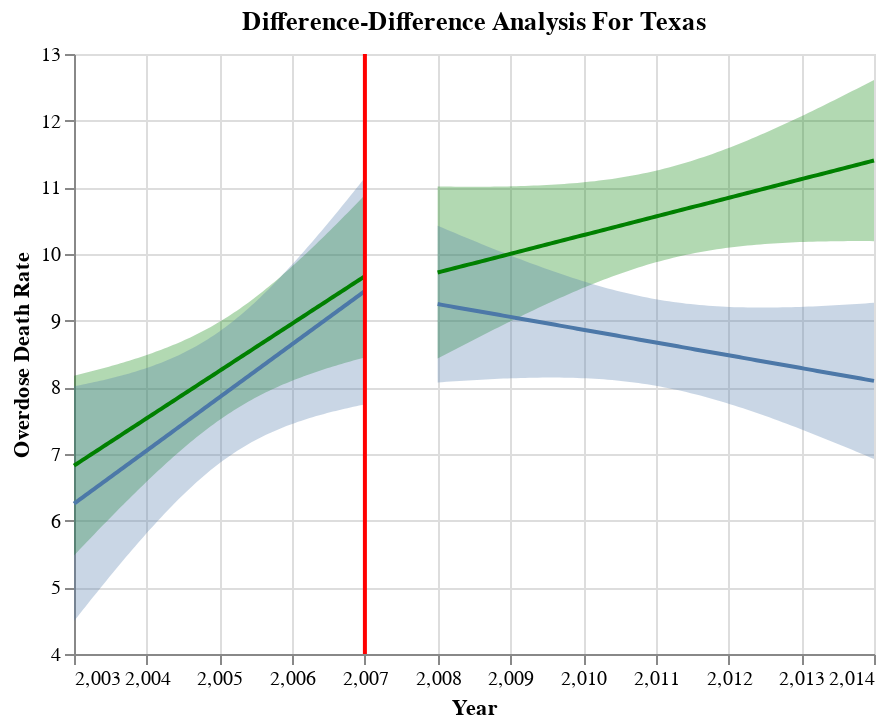

Here is the notebook cell this chart was saved with:
### Code cell
xvar= "year"
yvar="death_rate"
analysis = "Difference-Difference Analysis For Texas"
target = "Overdose Death Rate"
chart = diff_diff(death_df, yvar, xvar, 2007, analysis, target, alpha=0.05)
chart

### Figure 1 — Vega-Lite specification as saved in the notebook (floating-point values rounded to 4 significant figures)
{"config": {"view": {"continuousWidth": 400, "continuousHeight": 300}}, "layer": [{"data": {"name": "data-061af8bb29999c7f2bebb8d0cbf6c5f3"}, "mark": {"type": "errorband", "color": "green"}, "encoding": {"x": {"field": "year", "type": "quantitative"}, "y": {"axis": {"title": "Overdose Death Rate"}, "field": "ci_low", "type": "quantitative"}, "y2": {"field": "ci_high"}}}, {"data": {"name": "data-f90c866b4ab3c7da3898c65164dfd3fc"}, "mark": {"type": "errorband", "color": "green"}, "encoding": {"x": {"field": "year", "type": "quantitative"}, "y": {"axis": {"title": "Overdose Death Rate"}, "field": "ci_low", "type": "quantitative"}, "y2": {"field": "ci_high"}}}, {"data": {"name": "data-a65b6a53d240c9ed2c9a8b20940c8019"}, "mark": "errorband", "encoding": {"x": {"field": "year", "type": "quantitative"}, "y": {"axis": {"title": "Overdose Death Rate"}, "field": "ci_low", "type": "quantitative"}, "y2": {"field": "ci_high"}}}, {"data": {"name": "data-1a548a3b24ed98e3fd355acd2255c828"}, "mark": "errorband", "encoding": {"x": {"field": "year", "type": "quantitative"}, "y": {"axis": {"title": "Overdose Death Rate"}, "field": "ci_low", "type": "quantitative"}, "y2": {"field": "ci_high"}}}, {"data": {"name": "data-061af8bb29999c7f2bebb8d0cbf6c5f3"}, "mark": {"type": "line", "color": "green"}, "encoding": {"x": {"field": "year", "type": "quantitative"}, "y": {"field": "death_rate", "scale": {"zero": false}, "type": "quantitative"}}}, {"data": {"name": "data-a65b6a53d240c9ed2c9a8b20940c8019"}, "mark": "line", "encoding": {"x": {"field": "year", "type": "quantitative"}, "y": {"field": "death_rate", "scale": {"zero": false}, "type": "quantitative"}}}, {"data": {"name": "data-f90c866b4ab3c7da3898c65164dfd3fc"}, "mark": {"type": "line", "color": "green"}, "encoding": {"x": {"field": "year", "type": "quantitative"}, "y": {"field": "death_rate", "scale": {"zero": false}, "type": "quantitative"}}}, {"data": {"name": "data-1a548a3b24ed98e3fd355acd2255c828"}, "mark": "line", "encoding": {"x": {"field": "year", "title": "Year", "type": "quantitative"}, "y": {"field": "death_rate", "type": "quantitative"}}}, {"data": {"name": "data-d625a43cca235c1e9ceabc0e922fc9ef"}, "mark": {"type": "rule", "color": "red", "strokeWidth": 2}, "encoding": {"x": {"field": "x", "type": "quantitative"}}}], "title": "Difference-Difference Analysis For Texas", "$schema": "https://vega.github.io/schema/vega-lite/v4.17.0.json", "datasets": {"data-061af8bb29999c7f2bebb8d0cbf6c5f3": [{"year": 2003.0, "death_rate": 6.826, "ci_low": 5.478, "ci_high": 8.173}, {"year": 2003.0, "death_rate": 6.854, "ci_low": 5.524, "ci_high": 8.184}, {"year": 2003.0, "death_rate": 6.882, "ci_low": 5.57, "ci_high": 8.195}, {"year": 2003.0, "death_rate": 6.911, "ci_low": 5.616, "ci_high": 8.206}, {"year": 2003.0, "death_rate": 6.939, "ci_low": 5.661, "ci_high": 8.217}, {"year": 2003.0, "death_rate": 6.968, "ci_low": 5.707, "ci_high": 8.228}, {"year": 2003.0, "death_rate": 6.996, "ci_low": 5.753, "ci_high": 8.239}, {"year": 2003.0, "death_rate": 7.024, "ci_low": 5.798, "ci_high": 8.251}, {"year": 2003.0, "death_rate": 7.053, "ci_low": 5.843, "ci_high": 8.263}, {"year": 2003.0, "death_rate": 7.081, "ci_low": 5.888, "ci_high": 8.274}, {"year": 2003.0, "death_rate": 7.11, "ci_low": 5.933, "ci_high": 8.286}, {"year": 2003.0, "death_rate": 7.138, "ci_low": 5.978, "ci_high": 8.298}, {"year": 2003.0, "death_rate": 7.167, "ci_low": 6.023, "ci_high": 8.31}, {"year": 2004.0, "death_rate": 7.195, "ci_low": 6.067, "ci_high": 8.323}, {"year": 2004.0, "death_rate": 7.223, "ci_low": 6.112, "ci_high": 8.335}, {"year": 2004.0, "death_rate": 7.252, "ci_low": 6.156, "ci_high": 8.348}, {"year": 2004.0, "death_rate": 7.28, "ci_low": 6.2, "ci_high": 8.361}, {"year": 2004.0, "death_rate": 7.309, "ci_low": 6.244, "ci_high": 8.374}, {"year": 2004.0, "death_rate": 7.337, "ci_low": 6.287, "ci_high": 8.387}, {"year": 2004.0, "death_rate": 7.365, "ci_low": 6.331, "ci_high": 8.4}, {"year": 2004.0, "death_rate": 7.394, "ci_low": 6.374, "ci_high": 8.414}, {"year": 2004.0, "death_rate": 7.422, "ci_low": 6.417, "ci_high": 8.428}, {"year": 2004.0, "death_rate": 7.451, "ci_low": 6.459, "ci_high": 8.442}, {"year": 2004.0, "death_rate": 7.479, "ci_low": 6.502, "ci_high": 8.456}, {"year": 2004.0, "death_rate": 7.507, "ci_low": 6.544, "ci_high": 8.471}, {"year": 2004.0, "death_rate": 7.536, "ci_low": 6.586, "ci_high": 8.486}, {"year": 2004.0, "death_rate": 7.564, "ci_low": 6.628, "ci_high": 8.501}, {"year": 2004.0, "death_rate": 7.593, "ci_low": 6.669, "ci_high": 8.516}, {"year": 2004.0, "death_rate": 7.621, "ci_low": 6.71, "ci_high": 8.532}, {"year": 2004.0, "death_rate": 7.65, "ci_low": 6.751, "ci_high": 8.548}, {"year": 2004.0, "death_rate": 7.678, "ci_low": 6.792, "ci_high": 8.564}, {"year": 2004.0, "death_rate": 7.706, "ci_low": 6.832, "ci_high": 8.581}, {"year": 2004.0, "death_rate": 7.735, "ci_low": 6.871, "ci_high": 8.598}, {"year": 2004.0, "death_rate": 7.763, "ci_low": 6.911, "ci_high": 8.616}, {"year": 2004.0, "death_rate": 7.792, "ci_low": 6.95, "ci_high": 8.633}, {"year": 2004.0, "death_rate": 7.82, "ci_low": 6.988, "ci_high": 8.652}, {"year": 2004.0, "death_rate": 7.848, "ci_low": 7.027, "ci_high": 8.67}, {"year": 2004.0, "death_rate": 7.877, "ci_low": 7.064, "ci_high": 8.689}, {"year": 2005.0, "death_rate": 7.905, "ci_low": 7.102, "ci_high": 8.709}, {"year": 2005.0, "death_rate": 7.934, "ci_low": 7.139, "ci_high": 8.729}, {"year": 2005.0, "death_rate": 7.962, "ci_low": 7.175, "ci_high": 8.749}, {"year": 2005.0, "death_rate": 7.991, "ci_low": 7.211, "ci_high": 8.77}, {"year": 2005.0, "death_rate": 8.019, "ci_low": 7.246, "ci_high": 8.792}, {"year": 2005.0, "death_rate": 8.047, "ci_low": 7.281, "ci_high": 8.813}, {"year": 2005.0, "death_rate": 8.076, "ci_low": 7.316, "ci_high": 8.836}, {"year": 2005.0, "death_rate": 8.104, "ci_low": 7.349, "ci_high": 8.859}, {"year": 2005.0, "death_rate": 8.133, "ci_low": 7.383, "ci_high": 8.883}, {"year": 2005.0, "death_rate": 8.161, "ci_low": 7.415, "ci_high": 8.907}, {"year": 2005.0, "death_rate": 8.189, "ci_low": 7.448, "ci_high": 8.931}, {"year": 2005.0, "death_rate": 8.218, "ci_low": 7.479, "ci_high": 8.957}, {"year": 2005.0, "death_rate": 8.246, "ci_low": 7.51, "ci_high": 8.982}, {"year": 2005.0, "death_rate": 8.275, "ci_low": 7.54, "ci_high": 9.009}, {"year": 2005.0, "death_rate": 8.303, "ci_low": 7.57, "ci_high": 9.036}, {"year": 2005.0, "death_rate": 8.332, "ci_low": 7.599, "ci_high": 9.064}, {"year": 2005.0, "death_rate": 8.36, "ci_low": 7.628, "ci_high": 9.092}, {"year": 2005.0, "death_rate": 8.388, "ci_low": 7.656, "ci_high": 9.121}, {"year": 2005.0, "death_rate": 8.417, "ci_low": 7.683, "ci_high": 9.15}, {"year": 2005.0, "death_rate": 8.445, "ci_low": 7.71, "ci_high": 9.18}, {"year": 2005.0, "death_rate": 8.474, "ci_low": 7.736, "ci_high": 9.211}, {"year": 2005.0, "death_rate": 8.502, "ci_low": 7.762, "ci_high": 9.242}, {"year": 2005.0, "death_rate": 8.53, "ci_low": 7.787, "ci_high": 9.274}, {"year": 2005.0, "death_rate": 8.559, "ci_low": 7.811, "ci_high": 9.307}, {"year": 2005.0, "death_rate": 8.587, "ci_low": 7.835, "ci_high": 9.34}, {"year": 2006.0, "death_rate": 8.616, "ci_low": 7.858, "ci_high": 9.373}, {"year": 2006.0, "death_rate": 8.644, "ci_low": 7.881, "ci_high": 9.407}, {"year": 2006.0, "death_rate": 8.672, "ci_low": 7.903, "ci_high": 9.442}, {"year": 2006.0, "death_rate": 8.701, "ci_low": 7.925, "ci_high": 9.477}, {"year": 2006.0, "death_rate": 8.729, "ci_low": 7.946, "ci_high": 9.513}, {"year": 2006.0, "death_rate": 8.758, "ci_low": 7.967, "ci_high": 9.549}, {"year": 2006.0, "death_rate": 8.786, "ci_low": 7.987, "ci_high": 9.585}, {"year": 2006.0, "death_rate": 8.815, "ci_low": 8.007, "ci_high": 9.623}, {"year": 2006.0, "death_rate": 8.843, "ci_low": 8.026, "ci_high": 9.66}, {"year": 2006.0, "death_rate": 8.871, "ci_low": 8.045, "ci_high": 9.698}, {"year": 2006.0, "death_rate": 8.9, "ci_low": 8.063, "ci_high": 9.737}, {"year": 2006.0, "death_rate": 8.928, "ci_low": 8.081, "ci_high": 9.775}, {"year": 2006.0, "death_rate": 8.957, "ci_low": 8.099, "ci_high": 9.815}, {"year": 2006.0, "death_rate": 8.985, "ci_low": 8.116, "ci_high": 9.854}, {"year": 2006.0, "death_rate": 9.013, "ci_low": 8.133, "ci_high": 9.894}, {"year": 2006.0, "death_rate": 9.042, "ci_low": 8.149, "ci_high": 9.934}, {"year": 2006.0, "death_rate": 9.07, "ci_low": 8.166, "ci_high": 9.975}, {"year": 2006.0, "death_rate": 9.099, "ci_low": 8.181, "ci_high": 10.02}, {"year": 2006.0, "death_rate": 9.127, "ci_low": 8.197, "ci_high": 10.06}, {"year": 2006.0, "death_rate": 9.156, "ci_low": 8.212, "ci_high": 10.1}, {"year": 2006.0, "death_rate": 9.184, "ci_low": 8.227, "ci_high": 10.14}, {"year": 2006.0, "death_rate": 9.212, "ci_low": 8.242, "ci_high": 10.18}, {"year": 2006.0, "death_rate": 9.241, "ci_low": 8.256, "ci_high": 10.23}, {"year": 2006.0, "death_rate": 9.269, "ci_low": 8.271, "ci_high": 10.27}, {"year": 2006.0, "death_rate": 9.298, "ci_low": 8.285, "ci_high": 10.31}, {"year": 2007.0, "death_rate": 9.326, "ci_low": 8.298, "ci_high": 10.35}, {"year": 2007.0, "death_rate": 9.354, "ci_low": 8.312, "ci_high": 10.4}, {"year": 2007.0, "death_rate": 9.383, "ci_low": 8.325, "ci_high": 10.44}, {"year": 2007.0, "death_rate": 9.411, "ci_low": 8.338, "ci_high": 10.48}, {"year": 2007.0, "death_rate": 9.44, "ci_low": 8.351, "ci_high": 10.53}, {"year": 2007.0, "death_rate": 9.468, "ci_low": 8.364, "ci_high": 10.57}, {"year": 2007.0, "death_rate": 9.496, "ci_low": 8.377, "ci_high": 10.62}, {"year": 2007.0, "death_rate": 9.525, "ci_low": 8.389, "ci_high": 10.66}, {"year": 2007.0, "death_rate": 9.553, "ci_low": 8.401, "ci_high": 10.71}, {"year": 2007.0, "death_rate": 9.582, "ci_low": 8.413, "ci_high": 10.75}, {"year": 2007.0, "death_rate": 9.61, "ci_low": 8.425, "ci_high": 10.8}, {"year": 2007.0, "death_rate": 9.639, "ci_low": 8.437, "ci_high": 10.84}, {"year": 2007.0, "death_rate": 9.667, "ci_low": 8.449, "ci_high": 10.89}], "data-f90c866b4ab3c7da3898c65164dfd3fc": [{"year": 2008.0, "death_rate": 9.722, "ci_low": 8.431, "ci_high": 11.01}, {"year": 2008.0, "death_rate": 9.739, "ci_low": 8.465, "ci_high": 11.01}, {"year": 2008.0, "death_rate": 9.756, "ci_low": 8.5, "ci_high": 11.01}, {"year": 2008.0, "death_rate": 9.773, "ci_low": 8.534, "ci_high": 11.01}, {"year": 2008.0, "death_rate": 9.789, "ci_low": 8.568, "ci_high": 11.01}, {"year": 2008.0, "death_rate": 9.806, "ci_low": 8.602, "ci_high": 11.01}, {"year": 2008.0, "death_rate": 9.823, "ci_low": 8.636, "ci_high": 11.01}, {"year": 2008.0, "death_rate": 9.84, "ci_low": 8.67, "ci_high": 11.01}, {"year": 2008.0, "death_rate": 9.857, "ci_low": 8.704, "ci_high": 11.01}, {"year": 2009.0, "death_rate": 9.873, "ci_low": 8.737, "ci_high": 11.01}, {"year": 2009.0, "death_rate": 9.89, "ci_low": 8.771, "ci_high": 11.01}, {"year": 2009.0, "death_rate": 9.907, "ci_low": 8.804, "ci_high": 11.01}, {"year": 2009.0, "death_rate": 9.924, "ci_low": 8.837, "ci_high": 11.01}, {"year": 2009.0, "death_rate": 9.941, "ci_low": 8.87, "ci_high": 11.01}, {"year": 2009.0, "death_rate": 9.957, "ci_low": 8.903, "ci_high": 11.01}, {"year": 2009.0, "death_rate": 9.974, "ci_low": 8.935, "ci_high": 11.01}, {"year": 2009.0, "death_rate": 9.991, "ci_low": 8.968, "ci_high": 11.01}, {"year": 2009.0, "death_rate": 10.01, "ci_low": 9.0, "ci_high": 11.02}, {"year": 2009.0, "death_rate": 10.02, "ci_low": 9.032, "ci_high": 11.02}, {"year": 2009.0, "death_rate": 10.04, "ci_low": 9.064, "ci_high": 11.02}, {"year": 2009.0, "death_rate": 10.06, "ci_low": 9.095, "ci_high": 11.02}, {"year": 2009.0, "death_rate": 10.07, "ci_low": 9.127, "ci_high": 11.02}, {"year": 2009.0, "death_rate": 10.09, "ci_low": 9.158, "ci_high": 11.03}, {"year": 2009.0, "death_rate": 10.11, "ci_low": 9.189, "ci_high": 11.03}, {"year": 2009.0, "death_rate": 10.13, "ci_low": 9.219, "ci_high": 11.03}, {"year": 2009.0, "death_rate": 10.14, "ci_low": 9.25, "ci_high": 11.03}, {"year": 2010.0, "death_rate": 10.16, "ci_low": 9.28, "ci_high": 11.04}, {"year": 2010.0, "death_rate": 10.18, "ci_low": 9.309, "ci_high": 11.04}, {"year": 2010.0, "death_rate": 10.19, "ci_low": 9.339, "ci_high": 11.05}, {"year": 2010.0, "death_rate": 10.21, "ci_low": 9.368, "ci_high": 11.05}, {"year": 2010.0, "death_rate": 10.23, "ci_low": 9.397, "ci_high": 11.06}, {"year": 2010.0, "death_rate": 10.24, "ci_low": 9.425, "ci_high": 11.06}, {"year": 2010.0, "death_rate": 10.26, "ci_low": 9.453, "ci_high": 11.07}, {"year": 2010.0, "death_rate": 10.28, "ci_low": 9.481, "ci_high": 11.07}, {"year": 2010.0, "death_rate": 10.29, "ci_low": 9.508, "ci_high": 11.08}, {"year": 2010.0, "death_rate": 10.31, "ci_low": 9.535, "ci_high": 11.09}, {"year": 2010.0, "death_rate": 10.33, "ci_low": 9.561, "ci_high": 11.09}, {"year": 2010.0, "death_rate": 10.34, "ci_low": 9.587, "ci_high": 11.1}, {"year": 2010.0, "death_rate": 10.36, "ci_low": 9.612, "ci_high": 11.11}, {"year": 2010.0, "death_rate": 10.38, "ci_low": 9.637, "ci_high": 11.12}, {"year": 2010.0, "death_rate": 10.39, "ci_low": 9.662, "ci_high": 11.13}, {"year": 2010.0, "death_rate": 10.41, "ci_low": 9.686, "ci_high": 11.14}, {"year": 2011.0, "death_rate": 10.43, "ci_low": 9.709, "ci_high": 11.15}, {"year": 2011.0, "death_rate": 10.44, "ci_low": 9.732, "ci_high": 11.16}, {"year": 2011.0, "death_rate": 10.46, "ci_low": 9.754, "ci_high": 11.17}, {"year": 2011.0, "death_rate": 10.48, "ci_low": 9.776, "ci_high": 11.18}, {"year": 2011.0, "death_rate": 10.5, "ci_low": 9.797, "ci_high": 11.19}, {"year": 2011.0, "death_rate": 10.51, "ci_low": 9.817, "ci_high": 11.21}, {"year": 2011.0, "death_rate": 10.53, "ci_low": 9.837, "ci_high": 11.22}, {"year": 2011.0, "death_rate": 10.55, "ci_low": 9.856, "ci_high": 11.23}, {"year": 2011.0, "death_rate": 10.56, "ci_low": 9.875, "ci_high": 11.25}, {"year": 2011.0, "death_rate": 10.58, "ci_low": 9.893, "ci_high": 11.27}, {"year": 2011.0, "death_rate": 10.6, "ci_low": 9.91, "ci_high": 11.28}, {"year": 2011.0, "death_rate": 10.61, "ci_low": 9.927, "ci_high": 11.3}, {"year": 2011.0, "death_rate": 10.63, "ci_low": 9.943, "ci_high": 11.32}, {"year": 2011.0, "death_rate": 10.65, "ci_low": 9.958, "ci_high": 11.33}, {"year": 2011.0, "death_rate": 10.66, "ci_low": 9.973, "ci_high": 11.35}, {"year": 2011.0, "death_rate": 10.68, "ci_low": 9.987, "ci_high": 11.37}, {"year": 2011.0, "death_rate": 10.7, "ci_low": 10.0, "ci_high": 11.39}, {"year": 2012.0, "death_rate": 10.71, "ci_low": 10.01, "ci_high": 11.41}, {"year": 2012.0, "death_rate": 10.73, "ci_low": 10.03, "ci_high": 11.43}, {"year": 2012.0, "death_rate": 10.75, "ci_low": 10.04, "ci_high": 11.46}, {"year": 2012.0, "death_rate": 10.76, "ci_low": 10.05, "ci_high": 11.48}, {"year": 2012.0, "death_rate": 10.78, "ci_low": 10.06, "ci_high": 11.5}, {"year": 2012.0, "death_rate": 10.8, "ci_low": 10.07, "ci_high": 11.53}, {"year": 2012.0, "death_rate": 10.81, "ci_low": 10.08, "ci_high": 11.55}, {"year": 2012.0, "death_rate": 10.83, "ci_low": 10.09, "ci_high": 11.57}, {"year": 2012.0, "death_rate": 10.85, "ci_low": 10.1, "ci_high": 11.6}, {"year": 2012.0, "death_rate": 10.86, "ci_low": 10.1, "ci_high": 11.62}, {"year": 2012.0, "death_rate": 10.88, "ci_low": 10.11, "ci_high": 11.65}, {"year": 2012.0, "death_rate": 10.9, "ci_low": 10.12, "ci_high": 11.68}, {"year": 2012.0, "death_rate": 10.92, "ci_low": 10.13, "ci_high": 11.7}, {"year": 2012.0, "death_rate": 10.93, "ci_low": 10.13, "ci_high": 11.73}, {"year": 2012.0, "death_rate": 10.95, "ci_low": 10.14, "ci_high": 11.76}, {"year": 2012.0, "death_rate": 10.97, "ci_low": 10.14, "ci_high": 11.79}, {"year": 2012.0, "death_rate": 10.98, "ci_low": 10.15, "ci_high": 11.82}, {"year": 2013.0, "death_rate": 11.0, "ci_low": 10.15, "ci_high": 11.84}, {"year": 2013.0, "death_rate": 11.02, "ci_low": 10.16, "ci_high": 11.87}, {"year": 2013.0, "death_rate": 11.03, "ci_low": 10.16, "ci_high": 11.9}, {"year": 2013.0, "death_rate": 11.05, "ci_low": 10.17, "ci_high": 11.93}, {"year": 2013.0, "death_rate": 11.07, "ci_low": 10.17, "ci_high": 11.96}, {"year": 2013.0, "death_rate": 11.08, "ci_low": 10.17, "ci_high": 11.99}, {"year": 2013.0, "death_rate": 11.1, "ci_low": 10.18, "ci_high": 12.02}, {"year": 2013.0, "death_rate": 11.12, "ci_low": 10.18, "ci_high": 12.06}, {"year": 2013.0, "death_rate": 11.13, "ci_low": 10.18, "ci_high": 12.09}, {"year": 2013.0, "death_rate": 11.15, "ci_low": 10.18, "ci_high": 12.12}, {"year": 2013.0, "death_rate": 11.17, "ci_low": 10.18, "ci_high": 12.15}, {"year": 2013.0, "death_rate": 11.18, "ci_low": 10.19, "ci_high": 12.18}, {"year": 2013.0, "death_rate": 11.2, "ci_low": 10.19, "ci_high": 12.21}, {"year": 2013.0, "death_rate": 11.22, "ci_low": 10.19, "ci_high": 12.25}, {"year": 2013.0, "death_rate": 11.23, "ci_low": 10.19, "ci_high": 12.28}, {"year": 2013.0, "death_rate": 11.25, "ci_low": 10.19, "ci_high": 12.31}, {"year": 2014.0, "death_rate": 11.27, "ci_low": 10.19, "ci_high": 12.34}, {"year": 2014.0, "death_rate": 11.28, "ci_low": 10.19, "ci_high": 12.38}, {"year": 2014.0, "death_rate": 11.3, "ci_low": 10.19, "ci_high": 12.41}, {"year": 2014.0, "death_rate": 11.32, "ci_low": 10.19, "ci_high": 12.44}, {"year": 2014.0, "death_rate": 11.34, "ci_low": 10.19, "ci_high": 12.48}, {"year": 2014.0, "death_rate": 11.35, "ci_low": 10.19, "ci_high": 12.51}, {"year": 2014.0, "death_rate": 11.37, "ci_low": 10.19, "ci_high": 12.54}, {"year": 2014.0, "death_rate": 11.39, "ci_low": 10.19, "ci_high": 12.58}, {"year": 2014.0, "death_rate": 11.4, "ci_low": 10.19, "ci_high": 12.61}], "data-a65b6a53d240c9ed2c9a8b20940c8019": [{"year": 2003.0, "death_rate": 6.255, "ci_low": 4.493, "ci_high": 8.016}, {"year": 2003.0, "death_rate": 6.286, "ci_low": 4.549, "ci_high": 8.024}, {"year": 2003.0, "death_rate": 6.318, "ci_low": 4.604, "ci_high": 8.033}, {"year": 2003.0, "death_rate": 6.35, "ci_low": 4.659, "ci_high": 8.041}, {"year": 2003.0, "death_rate": 6.382, "ci_low": 4.714, "ci_high": 8.05}, {"year": 2003.0, "death_rate": 6.414, "ci_low": 4.769, "ci_high": 8.059}, {"year": 2003.0, "death_rate": 6.446, "ci_low": 4.823, "ci_high": 8.069}, {"year": 2003.0, "death_rate": 6.478, "ci_low": 4.877, "ci_high": 8.078}, {"year": 2003.0, "death_rate": 6.51, "ci_low": 4.932, "ci_high": 8.088}, {"year": 2003.0, "death_rate": 6.542, "ci_low": 4.986, "ci_high": 8.098}, {"year": 2003.0, "death_rate": 6.574, "ci_low": 5.039, "ci_high": 8.108}, {"year": 2003.0, "death_rate": 6.605, "ci_low": 5.093, "ci_high": 8.118}, {"year": 2003.0, "death_rate": 6.637, "ci_low": 5.146, "ci_high": 8.128}, {"year": 2004.0, "death_rate": 6.669, "ci_low": 5.199, "ci_high": 8.139}, {"year": 2004.0, "death_rate": 6.701, "ci_low": 5.252, "ci_high": 8.15}, {"year": 2004.0, "death_rate": 6.733, "ci_low": 5.305, "ci_high": 8.161}, {"year": 2004.0, "death_rate": 6.765, "ci_low": 5.357, "ci_high": 8.173}, {"year": 2004.0, "death_rate": 6.797, "ci_low": 5.409, "ci_high": 8.185}, {"year": 2004.0, "death_rate": 6.829, "ci_low": 5.461, "ci_high": 8.197}, {"year": 2004.0, "death_rate": 6.861, "ci_low": 5.512, "ci_high": 8.209}, {"year": 2004.0, "death_rate": 6.893, "ci_low": 5.563, "ci_high": 8.222}, {"year": 2004.0, "death_rate": 6.924, "ci_low": 5.614, "ci_high": 8.235}, {"year": 2004.0, "death_rate": 6.956, "ci_low": 5.664, "ci_high": 8.249}, {"year": 2004.0, "death_rate": 6.988, "ci_low": 5.714, "ci_high": 8.262}, {"year": 2004.0, "death_rate": 7.02, "ci_low": 5.764, "ci_high": 8.276}, {"year": 2004.0, "death_rate": 7.052, "ci_low": 5.813, "ci_high": 8.291}, {"year": 2004.0, "death_rate": 7.084, "ci_low": 5.862, "ci_high": 8.306}, {"year": 2004.0, "death_rate": 7.116, "ci_low": 5.91, "ci_high": 8.321}, {"year": 2004.0, "death_rate": 7.148, "ci_low": 5.958, "ci_high": 8.337}, {"year": 2004.0, "death_rate": 7.18, "ci_low": 6.006, "ci_high": 8.354}, {"year": 2004.0, "death_rate": 7.212, "ci_low": 6.053, "ci_high": 8.37}, {"year": 2004.0, "death_rate": 7.244, "ci_low": 6.099, "ci_high": 8.388}, {"year": 2004.0, "death_rate": 7.275, "ci_low": 6.145, "ci_high": 8.406}, {"year": 2004.0, "death_rate": 7.307, "ci_low": 6.191, "ci_high": 8.424}, {"year": 2004.0, "death_rate": 7.339, "ci_low": 6.236, "ci_high": 8.443}, {"year": 2004.0, "death_rate": 7.371, "ci_low": 6.28, "ci_high": 8.462}, {"year": 2004.0, "death_rate": 7.403, "ci_low": 6.323, "ci_high": 8.483}, {"year": 2004.0, "death_rate": 7.435, "ci_low": 6.366, "ci_high": 8.503}, {"year": 2005.0, "death_rate": 7.467, "ci_low": 6.409, "ci_high": 8.525}, {"year": 2005.0, "death_rate": 7.499, "ci_low": 6.451, "ci_high": 8.547}, {"year": 2005.0, "death_rate": 7.531, "ci_low": 6.492, "ci_high": 8.57}, {"year": 2005.0, "death_rate": 7.563, "ci_low": 6.532, "ci_high": 8.593}, {"year": 2005.0, "death_rate": 7.594, "ci_low": 6.572, "ci_high": 8.617}, {"year": 2005.0, "death_rate": 7.626, "ci_low": 6.61, "ci_high": 8.642}, {"year": 2005.0, "death_rate": 7.658, "ci_low": 6.649, "ci_high": 8.668}, {"year": 2005.0, "death_rate": 7.69, "ci_low": 6.686, "ci_high": 8.694}, {"year": 2005.0, "death_rate": 7.722, "ci_low": 6.722, "ci_high": 8.722}, {"year": 2005.0, "death_rate": 7.754, "ci_low": 6.758, "ci_high": 8.75}, {"year": 2005.0, "death_rate": 7.786, "ci_low": 6.793, "ci_high": 8.779}, {"year": 2005.0, "death_rate": 7.818, "ci_low": 6.827, "ci_high": 8.808}, {"year": 2005.0, "death_rate": 7.85, "ci_low": 6.861, "ci_high": 8.839}, {"year": 2005.0, "death_rate": 7.882, "ci_low": 6.893, "ci_high": 8.87}, {"year": 2005.0, "death_rate": 7.913, "ci_low": 6.925, "ci_high": 8.902}, {"year": 2005.0, "death_rate": 7.945, "ci_low": 6.956, "ci_high": 8.935}, {"year": 2005.0, "death_rate": 7.977, "ci_low": 6.986, "ci_high": 8.969}, {"year": 2005.0, "death_rate": 8.009, "ci_low": 7.015, "ci_high": 9.003}, {"year": 2005.0, "death_rate": 8.041, "ci_low": 7.044, "ci_high": 9.038}, {"year": 2005.0, "death_rate": 8.073, "ci_low": 7.071, "ci_high": 9.075}, {"year": 2005.0, "death_rate": 8.105, "ci_low": 7.098, "ci_high": 9.111}, {"year": 2005.0, "death_rate": 8.137, "ci_low": 7.124, "ci_high": 9.149}, {"year": 2005.0, "death_rate": 8.169, "ci_low": 7.15, "ci_high": 9.188}, {"year": 2005.0, "death_rate": 8.201, "ci_low": 7.174, "ci_high": 9.227}, {"year": 2005.0, "death_rate": 8.233, "ci_low": 7.198, "ci_high": 9.267}, {"year": 2006.0, "death_rate": 8.264, "ci_low": 7.222, "ci_high": 9.307}, {"year": 2006.0, "death_rate": 8.296, "ci_low": 7.244, "ci_high": 9.349}, {"year": 2006.0, "death_rate": 8.328, "ci_low": 7.266, "ci_high": 9.391}, {"year": 2006.0, "death_rate": 8.36, "ci_low": 7.287, "ci_high": 9.433}, {"year": 2006.0, "death_rate": 8.392, "ci_low": 7.308, "ci_high": 9.477}, {"year": 2006.0, "death_rate": 8.424, "ci_low": 7.327, "ci_high": 9.521}, {"year": 2006.0, "death_rate": 8.456, "ci_low": 7.347, "ci_high": 9.565}, {"year": 2006.0, "death_rate": 8.488, "ci_low": 7.365, "ci_high": 9.61}, {"year": 2006.0, "death_rate": 8.52, "ci_low": 7.384, "ci_high": 9.656}, {"year": 2006.0, "death_rate": 8.552, "ci_low": 7.401, "ci_high": 9.702}, {"year": 2006.0, "death_rate": 8.583, "ci_low": 7.418, "ci_high": 9.749}, {"year": 2006.0, "death_rate": 8.615, "ci_low": 7.435, "ci_high": 9.796}, {"year": 2006.0, "death_rate": 8.647, "ci_low": 7.451, "ci_high": 9.844}, {"year": 2006.0, "death_rate": 8.679, "ci_low": 7.467, "ci_high": 9.892}, {"year": 2006.0, "death_rate": 8.711, "ci_low": 7.482, "ci_high": 9.94}, {"year": 2006.0, "death_rate": 8.743, "ci_low": 7.497, "ci_high": 9.989}, {"year": 2006.0, "death_rate": 8.775, "ci_low": 7.511, "ci_high": 10.04}, {"year": 2006.0, "death_rate": 8.807, "ci_low": 7.525, "ci_high": 10.09}, {"year": 2006.0, "death_rate": 8.839, "ci_low": 7.539, "ci_high": 10.14}, {"year": 2006.0, "death_rate": 8.871, "ci_low": 7.552, "ci_high": 10.19}, {"year": 2006.0, "death_rate": 8.903, "ci_low": 7.565, "ci_high": 10.24}, {"year": 2006.0, "death_rate": 8.934, "ci_low": 7.577, "ci_high": 10.29}, {"year": 2006.0, "death_rate": 8.966, "ci_low": 7.59, "ci_high": 10.34}, {"year": 2006.0, "death_rate": 8.998, "ci_low": 7.602, "ci_high": 10.39}, {"year": 2006.0, "death_rate": 9.03, "ci_low": 7.613, "ci_high": 10.45}, {"year": 2007.0, "death_rate": 9.062, "ci_low": 7.625, "ci_high": 10.5}, {"year": 2007.0, "death_rate": 9.094, "ci_low": 7.636, "ci_high": 10.55}, {"year": 2007.0, "death_rate": 9.126, "ci_low": 7.647, "ci_high": 10.6}, {"year": 2007.0, "death_rate": 9.158, "ci_low": 7.657, "ci_high": 10.66}, {"year": 2007.0, "death_rate": 9.19, "ci_low": 7.668, "ci_high": 10.71}, {"year": 2007.0, "death_rate": 9.222, "ci_low": 7.678, "ci_high": 10.77}, {"year": 2007.0, "death_rate": 9.253, "ci_low": 7.688, "ci_high": 10.82}, {"year": 2007.0, "death_rate": 9.285, "ci_low": 7.698, "ci_high": 10.87}, {"year": 2007.0, "death_rate": 9.317, "ci_low": 7.707, "ci_high": 10.93}, {"year": 2007.0, "death_rate": 9.349, "ci_low": 7.717, "ci_high": 10.98}, {"year": 2007.0, "death_rate": 9.381, "ci_low": 7.726, "ci_high": 11.04}, {"year": 2007.0, "death_rate": 9.413, "ci_low": 7.735, "ci_high": 11.09}, {"year": 2007.0, "death_rate": 9.445, "ci_low": 7.744, "ci_high": 11.15}], "data-1a548a3b24ed98e3fd355acd2255c828": [{"year": 2008.0, "death_rate": 9.249, "ci_low": 8.073, "ci_high": 10.42}, {"year": 2008.0, "death_rate": 9.237, "ci_low": 8.078, "ci_high": 10.4}, {"year": 2008.0, "death_rate": 9.226, "ci_low": 8.082, "ci_high": 10.37}, {"year": 2008.0, "death_rate": 9.214, "ci_low": 8.087, "ci_high": 10.34}, {"year": 2008.0, "death_rate": 9.203, "ci_low": 8.091, "ci_high": 10.31}, {"year": 2008.0, "death_rate": 9.191, "ci_low": 8.096, "ci_high": 10.29}, {"year": 2008.0, "death_rate": 9.18, "ci_low": 8.1, "ci_high": 10.26}, {"year": 2008.0, "death_rate": 9.168, "ci_low": 8.104, "ci_high": 10.23}, {"year": 2008.0, "death_rate": 9.156, "ci_low": 8.108, "ci_high": 10.21}, {"year": 2009.0, "death_rate": 9.145, "ci_low": 8.111, "ci_high": 10.18}, {"year": 2009.0, "death_rate": 9.133, "ci_low": 8.115, "ci_high": 10.15}, {"year": 2009.0, "death_rate": 9.122, "ci_low": 8.119, "ci_high": 10.13}, {"year": 2009.0, "death_rate": 9.11, "ci_low": 8.122, "ci_high": 10.1}, {"year": 2009.0, "death_rate": 9.099, "ci_low": 8.125, "ci_high": 10.07}, {"year": 2009.0, "death_rate": 9.087, "ci_low": 8.128, "ci_high": 10.05}, {"year": 2009.0, "death_rate": 9.076, "ci_low": 8.131, "ci_high": 10.02}, {"year": 2009.0, "death_rate": 9.064, "ci_low": 8.133, "ci_high": 9.995}, {"year": 2009.0, "death_rate": 9.053, "ci_low": 8.136, "ci_high": 9.97}, {"year": 2009.0, "death_rate": 9.041, "ci_low": 8.138, "ci_high": 9.945}, {"year": 2009.0, "death_rate": 9.03, "ci_low": 8.14, "ci_high": 9.92}, {"year": 2009.0, "death_rate": 9.018, "ci_low": 8.142, "ci_high": 9.895}, {"year": 2009.0, "death_rate": 9.007, "ci_low": 8.143, "ci_high": 9.87}, {"year": 2009.0, "death_rate": 8.995, "ci_low": 8.144, "ci_high": 9.846}, {"year": 2009.0, "death_rate": 8.984, "ci_low": 8.145, "ci_high": 9.822}, {"year": 2009.0, "death_rate": 8.972, "ci_low": 8.146, "ci_high": 9.798}, {"year": 2009.0, "death_rate": 8.961, "ci_low": 8.146, "ci_high": 9.775}, {"year": 2010.0, "death_rate": 8.949, "ci_low": 8.146, "ci_high": 9.752}, {"year": 2010.0, "death_rate": 8.938, "ci_low": 8.146, "ci_high": 9.729}, {"year": 2010.0, "death_rate": 8.926, "ci_low": 8.146, "ci_high": 9.706}, {"year": 2010.0, "death_rate": 8.915, "ci_low": 8.145, "ci_high": 9.684}, {"year": 2010.0, "death_rate": 8.903, "ci_low": 8.144, "ci_high": 9.662}, {"year": 2010.0, "death_rate": 8.892, "ci_low": 8.142, "ci_high": 9.641}, {"year": 2010.0, "death_rate": 8.88, "ci_low": 8.14, "ci_high": 9.62}, {"year": 2010.0, "death_rate": 8.868, "ci_low": 8.138, "ci_high": 9.599}, {"year": 2010.0, "death_rate": 8.857, "ci_low": 8.135, "ci_high": 9.579}, {"year": 2010.0, "death_rate": 8.845, "ci_low": 8.132, "ci_high": 9.559}, {"year": 2010.0, "death_rate": 8.834, "ci_low": 8.128, "ci_high": 9.54}, {"year": 2010.0, "death_rate": 8.822, "ci_low": 8.124, "ci_high": 9.521}, {"year": 2010.0, "death_rate": 8.811, "ci_low": 8.119, "ci_high": 9.502}, {"year": 2010.0, "death_rate": 8.799, "ci_low": 8.114, "ci_high": 9.484}, {"year": 2010.0, "death_rate": 8.788, "ci_low": 8.109, "ci_high": 9.467}, {"year": 2010.0, "death_rate": 8.776, "ci_low": 8.103, "ci_high": 9.45}, {"year": 2011.0, "death_rate": 8.765, "ci_low": 8.096, "ci_high": 9.434}, {"year": 2011.0, "death_rate": 8.753, "ci_low": 8.089, "ci_high": 9.418}, {"year": 2011.0, "death_rate": 8.742, "ci_low": 8.081, "ci_high": 9.402}, {"year": 2011.0, "death_rate": 8.73, "ci_low": 8.073, "ci_high": 9.388}, {"year": 2011.0, "death_rate": 8.719, "ci_low": 8.064, "ci_high": 9.373}, {"year": 2011.0, "death_rate": 8.707, "ci_low": 8.055, "ci_high": 9.36}, {"year": 2011.0, "death_rate": 8.696, "ci_low": 8.045, "ci_high": 9.347}, {"year": 2011.0, "death_rate": 8.684, "ci_low": 8.034, "ci_high": 9.334}, {"year": 2011.0, "death_rate": 8.673, "ci_low": 8.023, "ci_high": 9.322}, {"year": 2011.0, "death_rate": 8.661, "ci_low": 8.011, "ci_high": 9.311}, {"year": 2011.0, "death_rate": 8.65, "ci_low": 7.999, "ci_high": 9.3}, {"year": 2011.0, "death_rate": 8.638, "ci_low": 7.986, "ci_high": 9.29}, {"year": 2011.0, "death_rate": 8.627, "ci_low": 7.972, "ci_high": 9.281}, {"year": 2011.0, "death_rate": 8.615, "ci_low": 7.958, "ci_high": 9.272}, {"year": 2011.0, "death_rate": 8.603, "ci_low": 7.944, "ci_high": 9.263}, {"year": 2011.0, "death_rate": 8.592, "ci_low": 7.928, "ci_high": 9.255}, {"year": 2011.0, "death_rate": 8.58, "ci_low": 7.913, "ci_high": 9.248}, {"year": 2012.0, "death_rate": 8.569, "ci_low": 7.896, "ci_high": 9.241}, {"year": 2012.0, "death_rate": 8.557, "ci_low": 7.88, "ci_high": 9.235}, {"year": 2012.0, "death_rate": 8.546, "ci_low": 7.862, "ci_high": 9.23}, {"year": 2012.0, "death_rate": 8.534, "ci_low": 7.844, "ci_high": 9.224}, {"year": 2012.0, "death_rate": 8.523, "ci_low": 7.826, "ci_high": 9.22}, {"year": 2012.0, "death_rate": 8.511, "ci_low": 7.807, "ci_high": 9.215}, {"year": 2012.0, "death_rate": 8.5, "ci_low": 7.788, "ci_high": 9.212}, {"year": 2012.0, "death_rate": 8.488, "ci_low": 7.768, "ci_high": 9.208}, {"year": 2012.0, "death_rate": 8.477, "ci_low": 7.748, "ci_high": 9.206}, {"year": 2012.0, "death_rate": 8.465, "ci_low": 7.727, "ci_high": 9.203}, {"year": 2012.0, "death_rate": 8.454, "ci_low": 7.706, "ci_high": 9.201}, {"year": 2012.0, "death_rate": 8.442, "ci_low": 7.685, "ci_high": 9.199}, {"year": 2012.0, "death_rate": 8.431, "ci_low": 7.663, "ci_high": 9.198}, {"year": 2012.0, "death_rate": 8.419, "ci_low": 7.641, "ci_high": 9.197}, {"year": 2012.0, "death_rate": 8.408, "ci_low": 7.619, "ci_high": 9.197}, {"year": 2012.0, "death_rate": 8.396, "ci_low": 7.596, "ci_high": 9.196}, {"year": 2012.0, "death_rate": 8.385, "ci_low": 7.573, "ci_high": 9.196}, {"year": 2013.0, "death_rate": 8.373, "ci_low": 7.549, "ci_high": 9.197}, {"year": 2013.0, "death_rate": 8.362, "ci_low": 7.526, "ci_high": 9.197}, {"year": 2013.0, "death_rate": 8.35, "ci_low": 7.502, "ci_high": 9.198}, {"year": 2013.0, "death_rate": 8.338, "ci_low": 7.478, "ci_high": 9.199}, {"year": 2013.0, "death_rate": 8.327, "ci_low": 7.453, "ci_high": 9.201}, {"year": 2013.0, "death_rate": 8.315, "ci_low": 7.428, "ci_high": 9.203}, {"year": 2013.0, "death_rate": 8.304, "ci_low": 7.403, "ci_high": 9.204}, {"year": 2013.0, "death_rate": 8.292, "ci_low": 7.378, "ci_high": 9.207}, {"year": 2013.0, "death_rate": 8.281, "ci_low": 7.353, "ci_high": 9.209}, {"year": 2013.0, "death_rate": 8.269, "ci_low": 7.327, "ci_high": 9.211}, {"year": 2013.0, "death_rate": 8.258, "ci_low": 7.301, "ci_high": 9.214}, {"year": 2013.0, "death_rate": 8.246, "ci_low": 7.276, "ci_high": 9.217}, {"year": 2013.0, "death_rate": 8.235, "ci_low": 7.249, "ci_high": 9.22}, {"year": 2013.0, "death_rate": 8.223, "ci_low": 7.223, "ci_high": 9.223}, {"year": 2013.0, "death_rate": 8.212, "ci_low": 7.197, "ci_high": 9.227}, {"year": 2013.0, "death_rate": 8.2, "ci_low": 7.17, "ci_high": 9.23}, {"year": 2014.0, "death_rate": 8.189, "ci_low": 7.143, "ci_high": 9.234}, {"year": 2014.0, "death_rate": 8.177, "ci_low": 7.116, "ci_high": 9.238}, {"year": 2014.0, "death_rate": 8.166, "ci_low": 7.089, "ci_high": 9.242}, {"year": 2014.0, "death_rate": 8.154, "ci_low": 7.062, "ci_high": 9.246}, {"year": 2014.0, "death_rate": 8.143, "ci_low": 7.035, "ci_high": 9.25}, {"year": 2014.0, "death_rate": 8.131, "ci_low": 7.007, "ci_high": 9.255}, {"year": 2014.0, "death_rate": 8.12, "ci_low": 6.98, "ci_high": 9.259}, {"year": 2014.0, "death_rate": 8.108, "ci_low": 6.952, "ci_high": 9.264}, {"year": 2014.0, "death_rate": 8.097, "ci_low": 6.924, "ci_high": 9.269}], "data-d625a43cca235c1e9ceabc0e922fc9ef": [{"x": 2007}]}}
